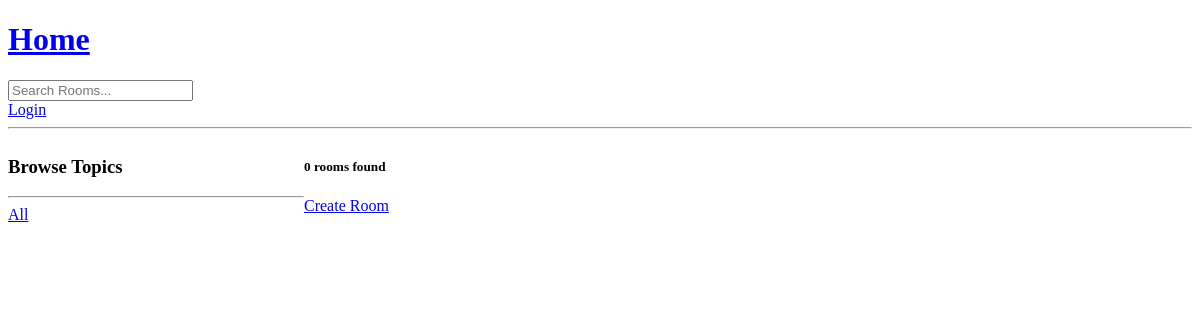
Before: / with the older database file.
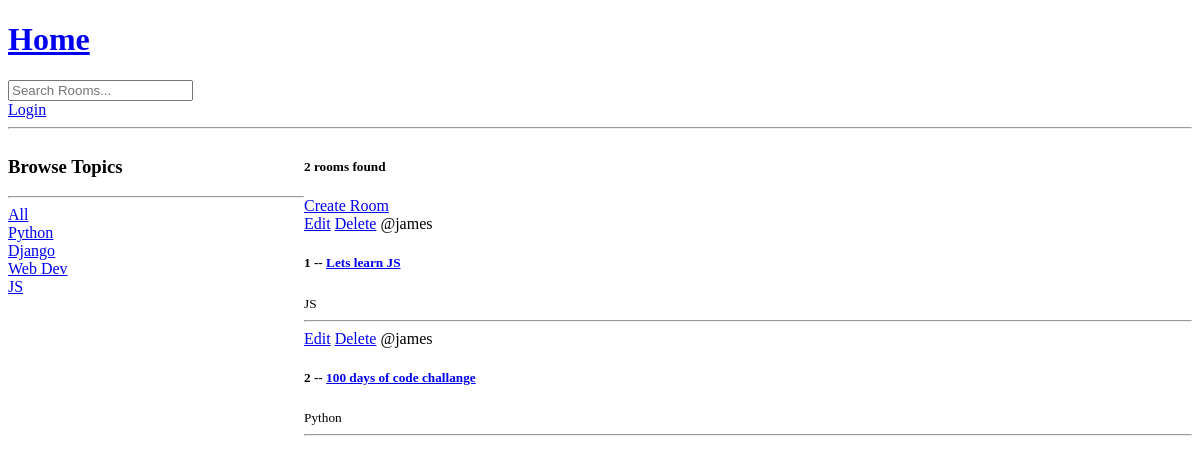
After: the same page with the newer database file.
### base/models.py (models this page shows, shortened)
class Topic(models.Model):
    name = models.CharField(max_length=200)

class Room(models.Model):
    host = models.ForeignKey(User, on_delete=models.SET_NULL, null=True)
    topic = models.ForeignKey(Topic, on_delete=models.SET_NULL, null=True)
    name = models.CharField(max_length=200)
    description = models.TextField(null=True, blank=True)
    updated = models.DateTimeField(auto_now=True)
    created = models.DateTimeField(auto_now_add=True)
    class Meta:
        ordering = ['-updated', '-created']

### base/views.py (the view)
# urls.py: path('', views.home, name = 'home'),
def home(request):
    q = request.GET.get('q') if request.GET.get('q') != None else ''
    rooms = Room.objects.filter(
        Q(topic__name__icontains=q) |
        Q(name__icontains=q) |
        Q(description__icontains=q)
        )
    topics = Topic.objects.all()
    room_count = rooms.count()
    context = {'rooms': rooms, 'topics': topics, 'room_count': room_count}
    return render(request, 'base/home.html', context)

### base/templates/base/home.html (shortened to what this page needs)
{% extends 'main.html' %}
{% block content %}
<div class = "home-container">
    <div>
        <h3>Browse Topics</h3>
        <hr>
        <div>
            <a href="{% url 'home' %}">All</a>
        </div>
        {% for topic in topics %}
            <div>
                <a href="{% url 'home' %}?q={{topic.name}}">{{topic.name}}</a>
            </div>
        {% endfor %}
    </div>
    <div>
        <h5>{{room_count}} rooms found</h5>
        <a href="{% url 'create-room' %}">Create Room</a>
        <div>
            {% for room in rooms %}
            <div>
                <a href="{% url 'update-room' room.id %}">Edit</a>
                <a href="{% url 'delete-room' room.id %}">Delete</a>
                <span>@{{room.host.username}}</span>
                <h5>{{room.id}} -- <a href="{% url 'room' room.id%}">{{room.name}}</a></h5>
                <small>{{room.topic.name}}</small>
                <hr>
            </div>
            {% endfor %}
        </div>
    </div>
</div>
{% endblock %}

### templates/main.html (shortened to what this page needs)
<!DOCTYPE html>
<html>
<head>
</head>
<body>
    {% include 'navbar.html' %}
    {% block content %}
    {% endblock %}
</body>
</html>

### templates/navbar.html
<a href="/">
    <h1><a href="{%url 'home'%}">Home</a></h1>
</a>
<form method = "GET" action="{%url 'home'%}">
    <input type="text" name="q" placeholder="Search Rooms..."/>
</form>
{% if request.user.is_authenticated %}
<a href="{% url 'logout' %}">Logout</a>
{% else %}
<a href="{% url 'login' %}">Login</a>
{% endif %}
<hr>

### base/templates/base/home.html (style rules this page uses)
.home-container { display: grid; grid-template-columns: 1fr 3fr; }

Changed rows visible on the page:
added Topic: name "Python"
added Topic: name "Django"
added Topic: name "Web Dev"
added Topic: name "JS"
added Room: host.username "james", id "1", name "Lets learn JS", topic.name "JS"
added Room: host.username "james", id "2", name "100 days of code challange", topic.name "Python"
Other visible differences:
{{ room_count }}: "0" → "2"
